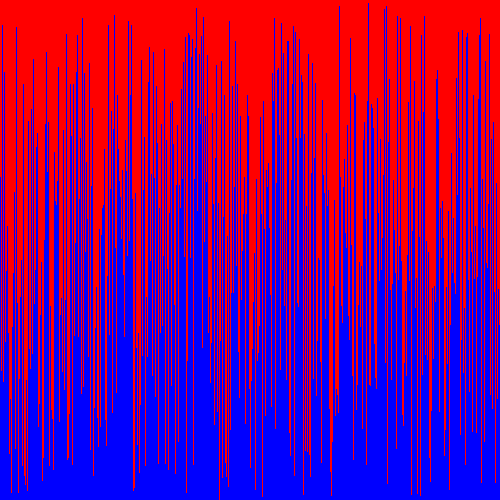
Frame 1 (no input)
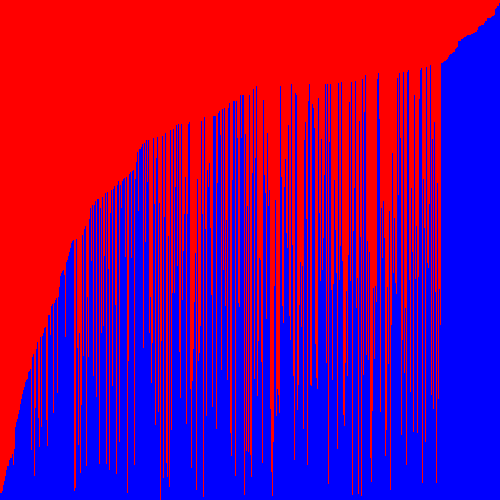
Frame 60 (the mouse pressed at the canvas centre just before this capture)
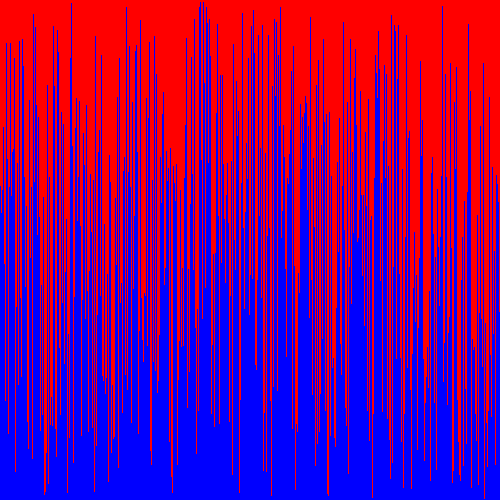
Frame 120 (the mouse held since frame 60 and released just before this capture)

The Processing sketch that drew these frames (run headless with seeded random() and noise(); from frame 60 on, the mouse is pressed at the canvas centre):

// Processing sketch: sketch__03_VisualArraySorterb
// ── sketch__03_VisualArraySorterb.pde
//1. create an array of ints. don't initialize it yet.
int[] ints;
void setup() {
  //2. set the size of your window
  size(500,500);
  //  if you are using Processing 3, you cannot use variables
  //  because the developers don't know how programming is supposed to work.

  //3. initialize your array with the built in width variable
 ints=new int[width];
  //4. initialize the ints in the array with random numbers
  //   from 0 to the built in height variable
for(int i=0; i<ints.length;i++){
  ints[i]=(int)random(height);
 
}
noStroke();
  //5. call the noStroke() method

}

void draw() {
  //6. set the background color with background(r, g, b);
background(255, 0, 0);
  //7. set the color for your graph using the fill() method
fill(0, 0, 255);
  //8. draw a rectangle for each int in your array.
  for(int i=0; i<ints.length;i++){
   rect(i,height, 1, -ints[i]);
     // -ints[i]
   
  }
  stepSort(ints);
  if(mousePressed){
    randomizeArray();
  }
  //   the x value will be the current index in the array
  //   the y value will the height variable
  //   the width is 1 (one)
  //   the height is negative the value of the element at the current index of the array


  //9. call the stepSort method

  //10. extract the code that randomizes the array into a method.

  //11. call the method you made in step 10 when the mouse is pressed

}
void randomizeArray(){
  for(int i=0; i<ints.length;i++){
  ints[i]=(int)random(height);
 
}
}

void stepSort(int[] arr) {
  for (int i = 1; i < arr.length; i++) {
    if (arr[i - 1] > arr[i]) {
      int t = arr[i];
      arr[i] = arr[i - 1];
      arr[i - 1] = t;
    }
  }
}
